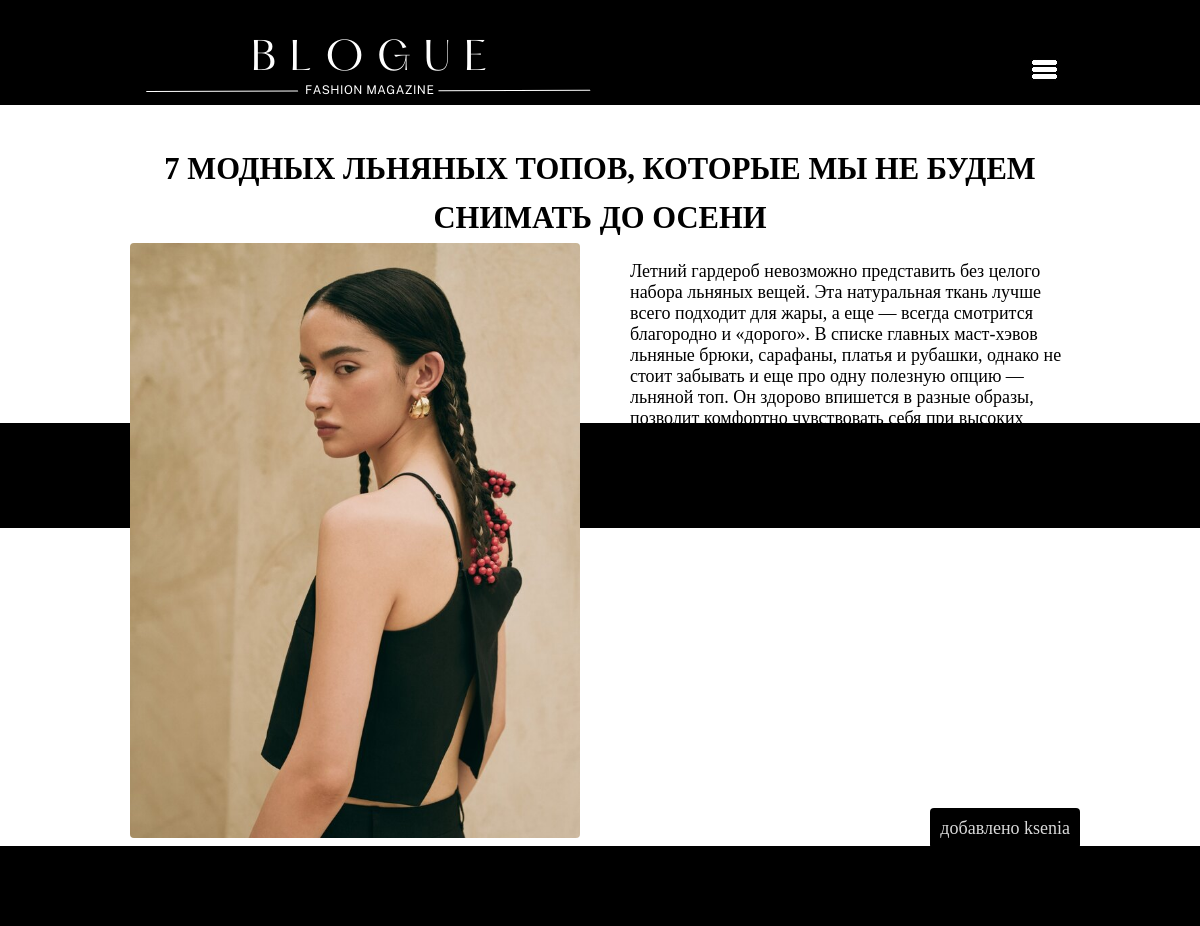
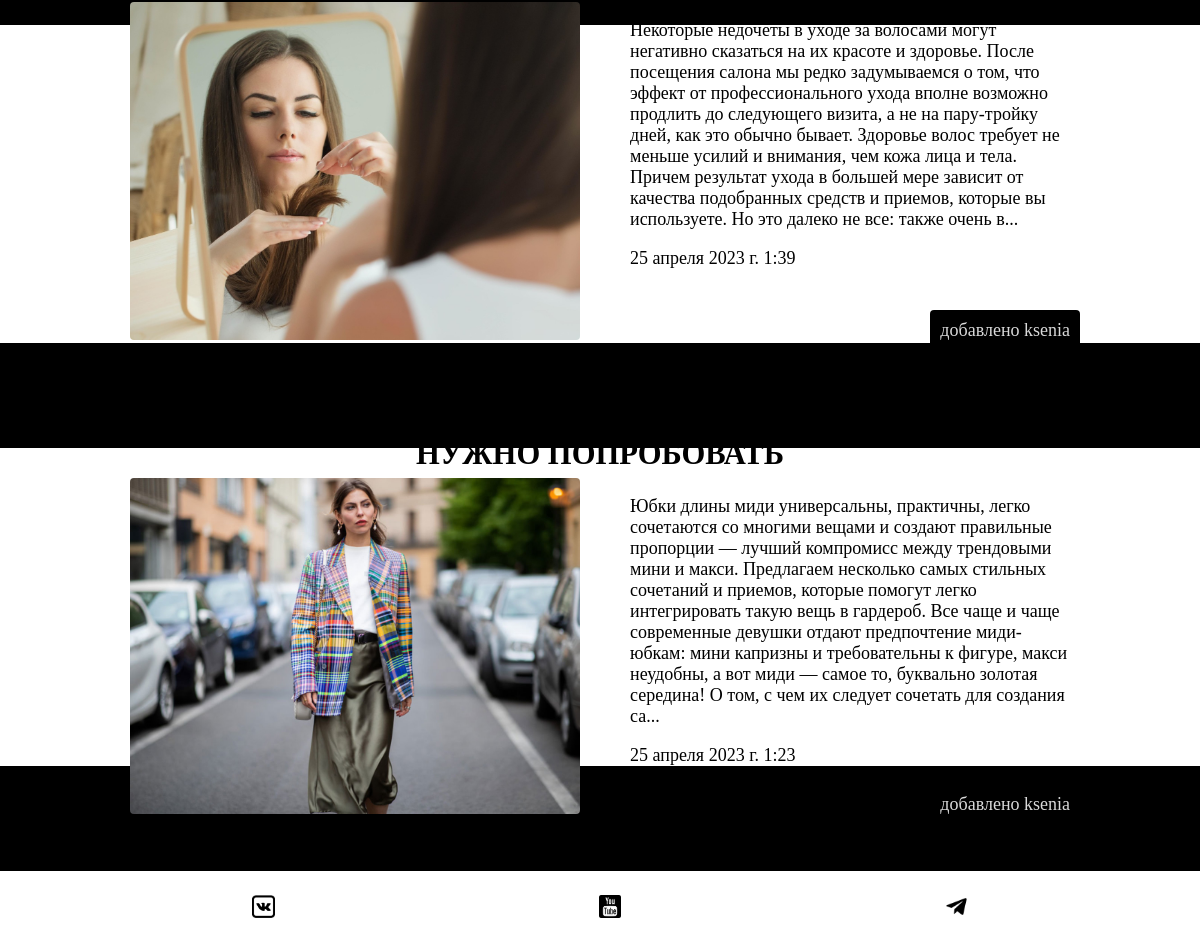
The app's page /articles/ with its own data (2 pictures, top to bottom).
### articles/models.py (models this page shows, shortened)
class Article(models.Model):
    title = models.CharField(max_length=150, verbose_name='Название')
    slug = models.SlugField(verbose_name='Слаг')
    body = models.TextField(verbose_name='Статья')
    date = models.DateTimeField(auto_now_add=True)
    thumb = models.ImageField(default='default.jpeg', blank=True, verbose_name='Изображение')
    author = models.ForeignKey(User, on_delete=models.CASCADE, default=None)
    category = models.CharField(choices=categories, default='Мода', max_length=15, verbose_name='Категория')
    def snippet(self):
        return self.body[:500] + '...'

### articles/views.py (the view)
# urls.py: path('', views.article_list, name='list'),
def article_list(request):
    articles = Article.objects.all().order_by('-date')
    return render(request, 'articles/article_list.html', {'articles': articles})

### articles/templates/articles/article_list.html (shortened to what this page needs)
{% extends 'base_layout.html' %}
{% block content %}
  <div class="articles">
      {% for article in articles %}
      <div class="article">
          <div class="row">
            <div class="span2">
                <h2><a href="{% url 'articles:detail' slug=article.slug %}">{{article.title}}</a></h2>
                <a href="{% url 'articles:detail' slug=article.slug %}"><img src="{{ article.thumb.url }}"></a>
            </div>
            </div>
              <a href="{% url 'articles:detail' slug=article.slug %}"><p>{{article.snippet}}</p></a>
              <p>{{article.date}}</p>
              <p class="author"> добавлено {{ article.author.username }}</p>
            </div>
      {% endfor %}
  </div>
{% endblock %}

### templates/base_layout.html (shortened to what this page needs)
{% load static %}
<!DOCTYPE html>
<html lang="en">
<head>
    <link rel="stylesheet" href="{% static 'styles.css' %}">
</head>
    <body>
        <header class="wrapper">
            <h1><a href="{% url 'home' %}"><img src="{% static 'logo1.png' %}" alt="blogue"/></a></h1>
            <nav>
                <li>
                     <div class="dropdown">
                    <button class="dropbtn"><img src="{% static 'menu1.png' %}" alt="menu"/></button>
                 </li>
            </nav>
        </header>
        <div class="wrapper">
            {% block content %}
            {% endblock %}
        </div>
        <footer>
            <li><a href="https://vk.com" class="socialnet"><img src="{% static 'vk.jpg' %}"></a></li>
            <li><a href="https://www.youtube.com/" class="socialnet"><img src="{% static 'yt2.jpg' %}"></a></li>
            <li><a href="https://web.telegram.org" class="socialnet"><img src="{% static 'tg1.png' %}"></a></li>
        </footer>
    </body>
</html>

### assets/styles.css (style rules this page uses)
body { background-color: #f5; background-image: url(background1.png); background-repeat-y: no-repeat; color: #000; }
body * { font-family: Ubuntu; }
h1, h2, h3, h4, h5 { font-weight: normal; margin: 0; }
a, a:hover { color: #000; text-decoration: none; }
.wrapper { max-width: 960px; margin: 0 auto; }
header { display: grid; grid-template-columns: 1fr 1fr; padding: 20px 0; }
nav { justify-self: end; text-transform: uppercase; text-decoration: none; display: inline-block; padding: 15px 20px; position: relative; }
nav li { position: relative; padding: 15px 0; display: inline-block; list-style-type: none; margin-left: 20px; }
nav button { background: none; color: #D9D9D9; cursor: pointer; border: 0; font-size: 16px; }
.articles { display: grid; grid-template-columns: 1fr; grid-gap: 20px; }
.article { padding: 10px; position: relative; font-size: 18px; }
.article h2 { font-size: 1.7em; font-weight:600; line-height: 1.6; text-align: center; text-transform: uppercase; }
.article a { color: black; text-decoration: none; background: no-repeat 0 100%; background-image: linear-gradient(currentColor, currentColor); background-size: 0% 2px; transition: background-size .9s ease; }
.article img { width: 450px; display: block; margin-left: auto; margin-right: 50px; margin-bottom: 1px; float: left; padding: 10px border: 3px solid black; border-radius: 4px; }
.article .author { padding: 10px; background: #000; position: absolute; right: 0; bottom: 0; margin: 0; color: #d9d9d9; border-radius: 4px }
.dropbtn { background-color: #f5; color: white; padding: 0px; font-size: 16px; border: none; }
.dropdown { position: relative; display: inline-block; }
footer { padding: 20px; text-align: center; }
footer li { display: inline; list-style-type: none; margin-left: 20px; }
footer img { width:2%; margin-right: 150px; margin-left: 150px; margin-top: 50px; }

### records on screen
Article: title "7 МОДНЫХ ЛЬНЯНЫХ ТОПОВ, КОТОРЫЕ МЫ НЕ БУДЕМ СНИМАТЬ ДО ОСЕНИ", thumb (picture), snippet "Летний гардероб невозможно представить без целого набора льняных вещей. Эта натуральная ткань лучше всего подходит для жары, а еще — всегда смотрится благородно и «дорого». В списке главных маст-хэвов льняные брюки, сарафаны, платья и рубашки, однако не стоит забывать и еще про одну полезную опцию — льняной топ. Он здорово впишется в разные образы, позволит комфортно чувствовать себя при высоких температурах и пригодится как в офисе, так и на пляже. Правда для этого его важно правильно выбрать. ...", author.username "ksenia"
Article: thumb (picture), snippet "Некоторые недочеты в уходе за волосами могут негативно сказаться на их красоте и здоровье. После посещения салона мы редко задумываемся о том, что эффект от профессионального ухода вполне возможно продлить до следующего визита, а не на пару-тройку дней, как это обычно бывает. Здоровье волос требует не меньше усилий и внимания, чем кожа лица и тела. Причем результат ухода в большей мере зависит от качества подобранных средств и приемов, которые вы используете. Но это далеко не все: также очень в...", date "25 апреля 2023 г. 1:39", author.username "ksenia"
Article: thumb (picture), snippet "Юбки длины миди универсальны, практичны, легко сочетаются со многими вещами и создают правильные пропорции — лучший компромисс между трендовыми мини и макси. Предлагаем несколько самых стильных сочетаний и приемов, которые помогут легко интегрировать такую вещь в гардероб. Все чаще и чаще современные девушки отдают предпочтение миди-юбкам: мини капризны и требовательны к фигуре, макси неудобны, а вот миди — самое то, буквально золотая середина! О том, с чем их следует сочетать для создания са...", date "25 апреля 2023 г. 1:23", author.username "ksenia"
